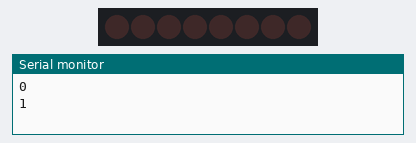
This sketch was run on a simulated Arduino Uno, built with avr-gcc and run on an emulated ATmega328P. Shown: 8 shift-register outputs drawn as a row of LEDs (first output left, lit = HIGH), the last lines printed to the serial monitor. Wiring (inferred from the names in the program): shift register (74HC595): data pin 11; shift clock pin 12; latch pin 8. Wiring (inferred from the signals the program sends): row of LEDs: on Q0, Q1, Q2, Q3, Q4, Q5, Q6, Q7.

Above: at 0.2 s.
At 3.0 s:
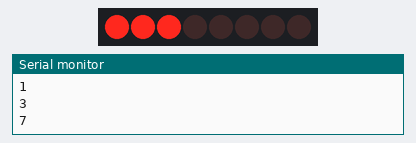
At 5.0 s:
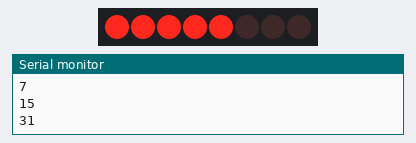
At 10.0 s:
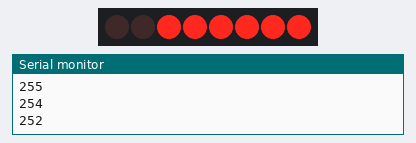
At 15.0 s:
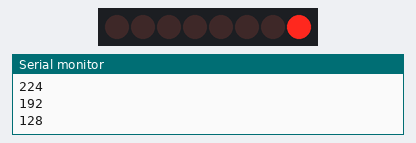
At 20.0 s:
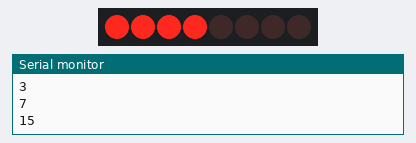
Timing chart, 0 to 20.8 s (numbered marks = the images above):
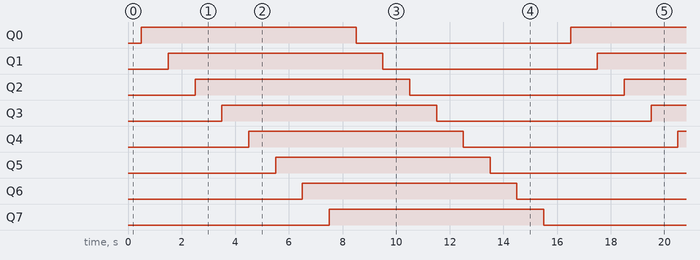

The sketch:

control_led.ino
```cpp
const int LATCH_PIN = 8;
const int CLOCK_PIN = 12;
const int DATA_PIN = 11;

byte ledStatus;

void setup() {
  // put your setup code here, to run once:
  Serial.begin(9600);
  pinMode(LATCH_PIN, OUTPUT);
  pinMode(CLOCK_PIN, OUTPUT);
  pinMode(DATA_PIN, OUTPUT);
}

void loop() {
  // put your main code here, to run repeatedly:
  ledStatus = 0;
  Serial.println(ledStatus);
  for (int i = 0; i < 8; ++i) {
    ledStatus = (ledStatus << 1) | 1;
    Serial.println(ledStatus);
    digitalWrite(LATCH_PIN, LOW);
    delay(500);
    shiftOut(DATA_PIN
    , CLOCK_PIN, MSBFIRST, ledStatus);
    digitalWrite(LATCH_PIN, HIGH);
    delay(500);
  }

  for (int i = 0; i < 8; ++i) {
    ledStatus = ledStatus << 1;
    Serial.println(ledStatus);
    digitalWrite(LATCH_PIN, LOW);
    delay(500);
    shiftOut(DATA_PIN, CLOCK_PIN, MSBFIRST, ledStatus);
    digitalWrite(LATCH_PIN, HIGH);
    delay(500);
  }

}
```

Measured:
- by itself, Q0–7: alternates HIGH for 8.0 s and LOW for 8.0 s
- by itself, everything shown: repeats every 16.0 s, in 16 steps
